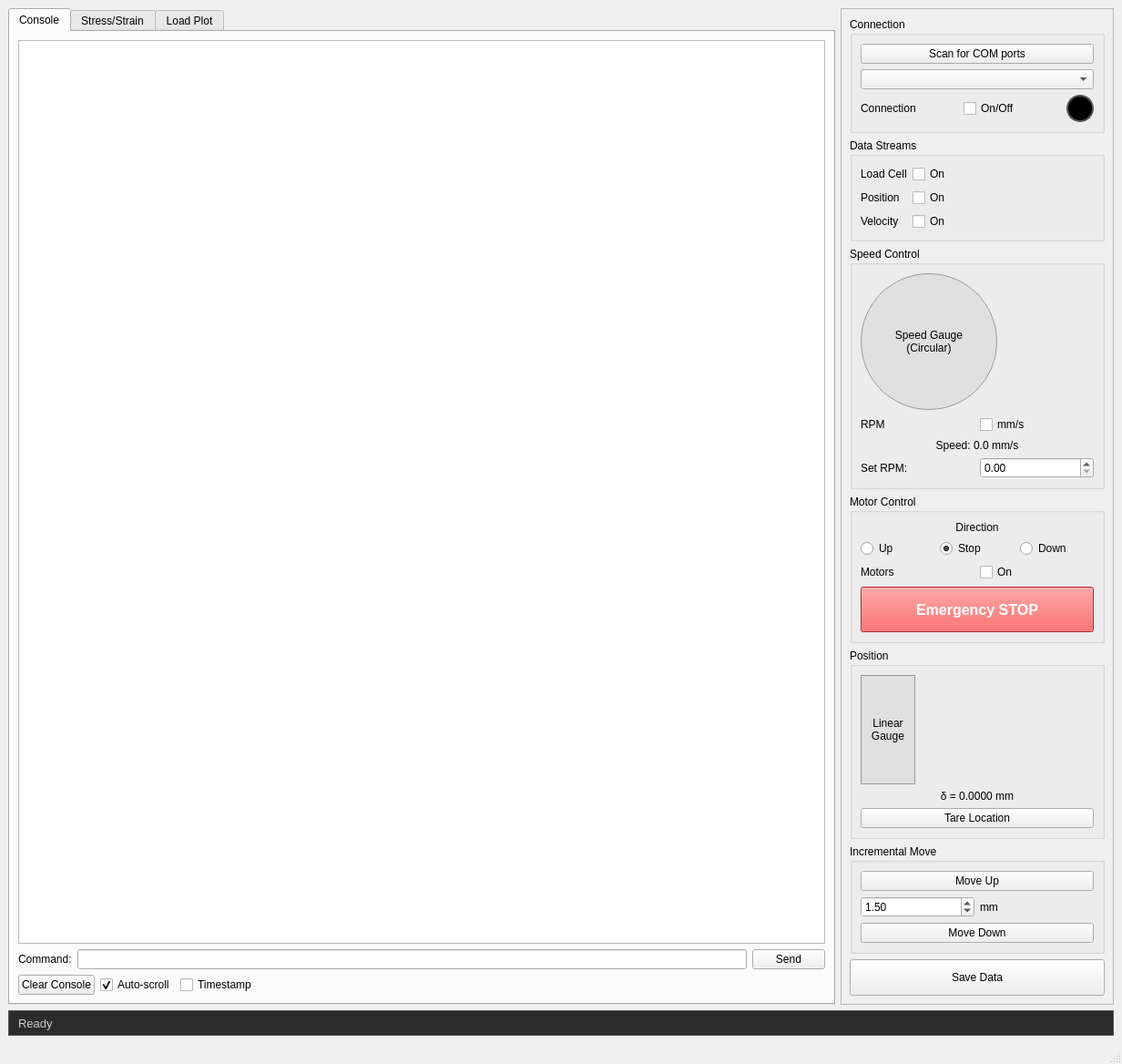
<?xml version="1.0" encoding="UTF-8"?>
<ui version="4.0">
 <class>MainWindow</class>
 <widget class="QMainWindow" name="MainWindow">
  <property name="geometry">
   <rect>
    <x>0</x>
    <y>0</y>
    <width>1232</width>
    <height>1098</height>
   </rect>
  </property>
  <property name="windowTitle">
   <string>UTM Control - Universal Testing Machine</string>
  </property>
  <widget class="QWidget" name="centralwidget">
   <layout class="QVBoxLayout" name="verticalLayout_main">
    <item>
     <layout class="QHBoxLayout" name="horizontalLayout_main">
      <item>
       <widget class="QTabWidget" name="tabWidget">
      <property name="currentIndex">
       <number>0</number>
      </property>
      <widget class="QWidget" name="consoleTab">
       <attribute name="title">
        <string>Console</string>
       </attribute>
       <layout class="QVBoxLayout" name="verticalLayout">
        <item>
         <widget class="QTextEdit" name="consoleTextEdit">
          <property name="font">
           <font>
            <family>Consolas</family>
           </font>
          </property>
          <property name="readOnly">
           <bool>true</bool>
          </property>
         </widget>
        </item>
        <item>
         <layout class="QHBoxLayout" name="horizontalLayout">
          <item>
           <widget class="QLabel" name="label">
            <property name="text">
             <string>Command:</string>
            </property>
           </widget>
          </item>
          <item>
           <widget class="QLineEdit" name="commandLineEdit"/>
          </item>
          <item>
           <widget class="QPushButton" name="sendButton">
            <property name="text">
             <string>Send</string>
            </property>
           </widget>
          </item>
         </layout>
        </item>
        <item>
         <layout class="QHBoxLayout" name="horizontalLayout_2">
          <item>
           <widget class="QPushButton" name="clearConsoleButton">
            <property name="text">
             <string>Clear Console</string>
            </property>
           </widget>
          </item>
          <item>
           <widget class="QCheckBox" name="autoScrollCheckBox">
            <property name="text">
             <string>Auto-scroll</string>
            </property>
            <property name="checked">
             <bool>true</bool>
            </property>
           </widget>
          </item>
          <item>
           <widget class="QCheckBox" name="timestampCheckBox">
            <property name="text">
             <string>Timestamp</string>
            </property>
           </widget>
          </item>
          <item>
           <spacer name="horizontalSpacer">
            <property name="orientation">
             <enum>Qt::Horizontal</enum>
            </property>
            <property name="sizeHint" stdset="0">
             <size>
              <width>40</width>
              <height>20</height>
             </size>
            </property>
           </spacer>
          </item>
         </layout>
        </item>
       </layout>
      </widget>
      <widget class="QWidget" name="stressStrainTab">
       <attribute name="title">
        <string>Stress/Strain</string>
       </attribute>
       <layout class="QVBoxLayout" name="verticalLayout_2">
        <item>
         <widget class="QFrame" name="stressStrainPlotFrame">
          <property name="frameShape">
           <enum>QFrame::StyledPanel</enum>
          </property>
          <property name="frameShadow">
           <enum>QFrame::Raised</enum>
          </property>
          <layout class="QVBoxLayout" name="verticalLayout_3">
           <item>
            <widget class="QLabel" name="stressStrainPlotPlaceholder">
             <property name="styleSheet">
              <string notr="true">QLabel { background-color: #f0f0f0; border: 2px dashed #999; padding: 20px; }</string>
             </property>
             <property name="text">
              <string>Stress-Strain Plot (matplotlib canvas will be embedded here)</string>
             </property>
             <property name="alignment">
              <set>Qt::AlignCenter</set>
             </property>
            </widget>
           </item>
          </layout>
         </widget>
        </item>
        <item>
         <layout class="QHBoxLayout" name="horizontalLayout_3">
          <item>
           <widget class="QGroupBox" name="specimenDimensionsGroup">
            <property name="title">
             <string>Specimen Dimensions</string>
            </property>
            <layout class="QFormLayout" name="formLayout">
             <item row="0" column="0">
              <widget class="QLabel" name="areaLabel">
               <property name="text">
                <string>Cross-sectional Area (mm²):</string>
               </property>
              </widget>
             </item>
             <item row="0" column="1">
              <widget class="QDoubleSpinBox" name="areaSpinBox">
               <property name="maximum">
                <double>10000.000000000000000</double>
               </property>
               <property name="value">
                <double>80.000000000000000</double>
               </property>
              </widget>
             </item>
             <item row="1" column="0">
              <widget class="QLabel" name="gaugeLengthLabel">
               <property name="text">
                <string>Gauge Length L₀ (mm):</string>
               </property>
              </widget>
             </item>
             <item row="1" column="1">
              <widget class="QDoubleSpinBox" name="gaugeLengthSpinBox">
               <property name="maximum">
                <double>1000.000000000000000</double>
               </property>
               <property name="value">
                <double>80.000000000000000</double>
               </property>
              </widget>
             </item>
            </layout>
           </widget>
          </item>
          <item>
           <widget class="QGroupBox" name="plotControlsGroup">
            <property name="title">
             <string>Plot Controls</string>
            </property>
            <layout class="QVBoxLayout" name="verticalLayout_4">
             <item>
              <widget class="QPushButton" name="clearStressStrainButton">
               <property name="text">
                <string>Clear Plot</string>
               </property>
              </widget>
             </item>
             <item>
              <widget class="QCheckBox" name="showMarkersCheckBox">
               <property name="text">
                <string>Show Markers</string>
               </property>
              </widget>
             </item>
             <item>
              <widget class="QCheckBox" name="autoScaleCheckBox">
               <property name="text">
                <string>Auto Scale</string>
               </property>
               <property name="checked">
                <bool>true</bool>
               </property>
              </widget>
             </item>
            </layout>
           </widget>
          </item>
          <item>
           <spacer name="horizontalSpacer_2">
            <property name="orientation">
             <enum>Qt::Horizontal</enum>
            </property>
            <property name="sizeHint" stdset="0">
             <size>
              <width>40</width>
              <height>20</height>
             </size>
            </property>
           </spacer>
          </item>
         </layout>
        </item>
       </layout>
      </widget>
      <widget class="QWidget" name="loadPlotTab">
       <attribute name="title">
        <string>Load Plot</string>
       </attribute>
       <layout class="QVBoxLayout" name="verticalLayout_5">
        <item>
         <widget class="QFrame" name="loadPlotFrame">
          <property name="frameShape">
           <enum>QFrame::StyledPanel</enum>
          </property>
          <property name="frameShadow">
           <enum>QFrame::Raised</enum>
          </property>
          <layout class="QVBoxLayout" name="verticalLayout_6">
           <item>
            <widget class="QLabel" name="loadPlotPlaceholder">
             <property name="styleSheet">
              <string notr="true">QLabel { background-color: #f0f0f0; border: 2px dashed #999; padding: 20px; }</string>
             </property>
             <property name="text">
              <string>Load vs Time Plot (matplotlib canvas will be embedded here)</string>
             </property>
             <property name="alignment">
              <set>Qt::AlignCenter</set>
             </property>
            </widget>
           </item>
          </layout>
         </widget>
        </item>
        <item>
         <layout class="QHBoxLayout" name="horizontalLayout_4">
          <item>
           <widget class="QGroupBox" name="loadDataGroup">
            <property name="title">
             <string>Load Data</string>
            </property>
            <layout class="QFormLayout" name="formLayout_2">
             <item row="0" column="0">
              <widget class="QLabel" name="currentLoadLabel">
               <property name="text">
                <string>Current Load (N):</string>
               </property>
              </widget>
             </item>
             <item row="0" column="1">
              <widget class="QLabel" name="currentLoadValue">
               <property name="font">
                <font>
                 <pointsize>12</pointsize>
                 <weight>75</weight>
                 <bold>true</bold>
                </font>
               </property>
               <property name="text">
                <string>0.00</string>
               </property>
              </widget>
             </item>
             <item row="1" column="0">
              <widget class="QLabel" name="maxLoadLabel">
               <property name="text">
                <string>Max Load (N):</string>
               </property>
              </widget>
             </item>
             <item row="1" column="1">
              <widget class="QLabel" name="maxLoadValue">
               <property name="font">
                <font>
                 <pointsize>10</pointsize>
                </font>
               </property>
               <property name="text">
                <string>0.00</string>
               </property>
              </widget>
             </item>
            </layout>
           </widget>
          </item>
          <item>
           <widget class="QGroupBox" name="loadPlotControlsGroup">
            <property name="title">
             <string>Plot Controls</string>
            </property>
            <layout class="QVBoxLayout" name="verticalLayout_7">
             <item>
              <widget class="QPushButton" name="clearLoadPlotButton">
               <property name="text">
                <string>Clear Plot</string>
               </property>
              </widget>
             </item>
             <item>
              <widget class="QPushButton" name="tareButton">
               <property name="text">
                <string>Tare (Zero)</string>
               </property>
              </widget>
             </item>
             <item>
              <widget class="QCheckBox" name="loadAutoScaleCheckBox">
               <property name="text">
                <string>Auto Scale</string>
               </property>
               <property name="checked">
                <bool>true</bool>
               </property>
              </widget>
             </item>
            </layout>
           </widget>
          </item>
          <item>
           <spacer name="horizontalSpacer_3">
            <property name="orientation">
             <enum>Qt::Horizontal</enum>
            </property>
            <property name="sizeHint" stdset="0">
             <size>
              <width>40</width>
              <height>20</height>
             </size>
            </property>
           </spacer>
          </item>
         </layout>
        </item>
       </layout>
      </widget>
     </widget>
    </item>
    <item>
     <widget class="QFrame" name="controlPanelFrame">
      <property name="minimumSize">
       <size>
        <width>300</width>
        <height>0</height>
       </size>
      </property>
      <property name="maximumSize">
       <size>
        <width>350</width>
        <height>16777215</height>
       </size>
      </property>
      <property name="frameShape">
       <enum>QFrame::StyledPanel</enum>
      </property>
      <property name="frameShadow">
       <enum>QFrame::Raised</enum>
      </property>
      <layout class="QVBoxLayout" name="verticalLayout_controlPanel">
       <item>
        <widget class="QGroupBox" name="connectionGroup">
         <property name="title">
          <string>Connection</string>
         </property>
         <layout class="QVBoxLayout" name="verticalLayout_connection">
          <item>
           <layout class="QHBoxLayout" name="horizontalLayout_comScan">
            <item>
             <widget class="QPushButton" name="scanPortsButton">
              <property name="text">
               <string>Scan for COM ports</string>
              </property>
             </widget>
            </item>
           </layout>
          </item>
          <item>
           <widget class="QComboBox" name="comPortComboBox">
            <property name="placeholderText" stdset="0">
             <string>Available COM ports</string>
            </property>
           </widget>
          </item>
          <item>
           <layout class="QHBoxLayout" name="horizontalLayout_connection">
            <item>
             <widget class="QLabel" name="connectionLabel">
              <property name="text">
               <string>Connection</string>
              </property>
             </widget>
            </item>
            <item>
             <widget class="QCheckBox" name="connectionCheckBox">
              <property name="text">
               <string>On/Off</string>
              </property>
             </widget>
            </item>
            <item>
             <widget class="QLabel" name="statusLamp">
              <property name="minimumSize">
               <size>
                <width>30</width>
                <height>30</height>
               </size>
              </property>
              <property name="maximumSize">
               <size>
                <width>30</width>
                <height>30</height>
               </size>
              </property>
              <property name="styleSheet">
               <string notr="true">QLabel { background-color: black; border-radius: 15px; border: 2px solid #555; }</string>
              </property>
              <property name="text">
               <string/>
              </property>
             </widget>
            </item>
           </layout>
          </item>
         </layout>
        </widget>
       </item>
       <item>
        <widget class="QGroupBox" name="dataStreamsGroup">
         <property name="title">
          <string>Data Streams</string>
         </property>
         <layout class="QFormLayout" name="formLayout_dataStreams">
          <item row="0" column="0">
           <widget class="QLabel" name="loadCellLabel">
            <property name="text">
             <string>Load Cell</string>
            </property>
           </widget>
          </item>
          <item row="0" column="1">
           <widget class="QCheckBox" name="loadCellCheckBox">
            <property name="text">
             <string>On</string>
            </property>
           </widget>
          </item>
          <item row="1" column="0">
           <widget class="QLabel" name="positionLabel">
            <property name="text">
             <string>Position</string>
            </property>
           </widget>
          </item>
          <item row="1" column="1">
           <widget class="QCheckBox" name="positionCheckBox">
            <property name="text">
             <string>On</string>
            </property>
           </widget>
          </item>
          <item row="2" column="0">
           <widget class="QLabel" name="velocityLabel">
            <property name="text">
             <string>Velocity</string>
            </property>
           </widget>
          </item>
          <item row="2" column="1">
           <widget class="QCheckBox" name="velocityCheckBox">
            <property name="text">
             <string>On</string>
            </property>
           </widget>
          </item>
         </layout>
        </widget>
       </item>
       <item>
        <widget class="QGroupBox" name="speedControlGroup">
         <property name="title">
          <string>Speed Control</string>
         </property>
         <layout class="QVBoxLayout" name="verticalLayout_speed">
          <item>
           <widget class="QLabel" name="speedGaugePlaceholder">
            <property name="minimumSize">
             <size>
              <width>150</width>
              <height>150</height>
             </size>
            </property>
            <property name="maximumSize">
             <size>
              <width>150</width>
              <height>150</height>
             </size>
            </property>
            <property name="styleSheet">
             <string notr="true">QLabel { background-color: #e0e0e0; border: 1px solid #999; border-radius: 75px; }</string>
            </property>
            <property name="text">
             <string>Speed Gauge
(Circular)</string>
            </property>
            <property name="alignment">
             <set>Qt::AlignCenter</set>
            </property>
           </widget>
          </item>
          <item>
           <layout class="QHBoxLayout" name="horizontalLayout_speedUnit">
            <item>
             <widget class="QLabel" name="label_2">
              <property name="text">
               <string>RPM</string>
              </property>
             </widget>
            </item>
            <item>
             <widget class="QCheckBox" name="speedUnitCheckBox">
              <property name="text">
               <string>mm/s</string>
              </property>
             </widget>
            </item>
           </layout>
          </item>
          <item>
           <widget class="QLabel" name="speedDisplayLabel">
            <property name="text">
             <string>Speed: 0.0 mm/s</string>
            </property>
            <property name="alignment">
             <set>Qt::AlignCenter</set>
            </property>
           </widget>
          </item>
          <item>
           <layout class="QHBoxLayout" name="horizontalLayout_setSpeed">
            <item>
             <widget class="QLabel" name="label_3">
              <property name="text">
               <string>Set RPM:</string>
              </property>
             </widget>
            </item>
            <item>
             <widget class="QDoubleSpinBox" name="setSpeedSpinBox">
              <property name="maximum">
               <double>240.000000000000000</double>
              </property>
             </widget>
            </item>
           </layout>
          </item>
         </layout>
        </widget>
       </item>
       <item>
        <widget class="QGroupBox" name="motorControlGroup">
         <property name="title">
          <string>Motor Control</string>
         </property>
         <layout class="QVBoxLayout" name="verticalLayout_motorControl">
          <item>
           <widget class="QLabel" name="label_4">
            <property name="text">
             <string>Direction</string>
            </property>
            <property name="alignment">
             <set>Qt::AlignCenter</set>
            </property>
           </widget>
          </item>
          <item>
           <layout class="QHBoxLayout" name="horizontalLayout_direction">
            <item>
             <widget class="QRadioButton" name="upRadioButton">
              <property name="text">
               <string>Up</string>
              </property>
             </widget>
            </item>
            <item>
             <widget class="QRadioButton" name="stopRadioButton">
              <property name="text">
               <string>Stop</string>
              </property>
              <property name="checked">
               <bool>true</bool>
              </property>
             </widget>
            </item>
            <item>
             <widget class="QRadioButton" name="downRadioButton">
              <property name="text">
               <string>Down</string>
              </property>
             </widget>
            </item>
           </layout>
          </item>
          <item>
           <layout class="QHBoxLayout" name="horizontalLayout_motorsEnable">
            <item>
             <widget class="QLabel" name="label_5">
              <property name="text">
               <string>Motors</string>
              </property>
             </widget>
            </item>
            <item>
             <widget class="QCheckBox" name="motorsCheckBox">
              <property name="styleSheet">
               <string notr="true"/>
              </property>
              <property name="text">
               <string>On</string>
              </property>
             </widget>
            </item>
           </layout>
          </item>
          <item>
           <widget class="QPushButton" name="emergencyStopButton">
            <property name="minimumSize">
             <size>
              <width>0</width>
              <height>50</height>
             </size>
            </property>
            <property name="styleSheet">
             <string notr="true">QPushButton { background-color: #ff3333; color: white; font-weight: bold; font-size: 16px; }
QPushButton:hover { background-color: #cc0000; }
QPushButton:pressed { background-color: #990000; }</string>
            </property>
            <property name="text">
             <string>Emergency STOP</string>
            </property>
           </widget>
          </item>
         </layout>
        </widget>
       </item>
       <item>
        <widget class="QGroupBox" name="positionGroup">
         <property name="title">
          <string>Position</string>
         </property>
         <layout class="QVBoxLayout" name="verticalLayout_position">
          <item>
           <widget class="QLabel" name="positionGaugePlaceholder">
            <property name="minimumSize">
             <size>
              <width>60</width>
              <height>120</height>
             </size>
            </property>
            <property name="maximumSize">
             <size>
              <width>60</width>
              <height>120</height>
             </size>
            </property>
            <property name="styleSheet">
             <string notr="true">QLabel { background-color: #e0e0e0; border: 1px solid #999; }</string>
            </property>
            <property name="text">
             <string>Linear
Gauge</string>
            </property>
            <property name="alignment">
             <set>Qt::AlignCenter</set>
            </property>
           </widget>
          </item>
          <item>
           <widget class="QLabel" name="displacementLabel">
            <property name="text">
             <string>δ = 0.0000 mm</string>
            </property>
            <property name="alignment">
             <set>Qt::AlignCenter</set>
            </property>
           </widget>
          </item>
          <item>
           <widget class="QPushButton" name="tareLocationButton">
            <property name="text">
             <string>Tare Location</string>
            </property>
           </widget>
          </item>
         </layout>
        </widget>
       </item>
       <item>
        <widget class="QGroupBox" name="incrementalMoveGroup">
         <property name="title">
          <string>Incremental Move</string>
         </property>
         <layout class="QVBoxLayout" name="verticalLayout_incrementalMove">
          <item>
           <widget class="QPushButton" name="moveUpButton">
            <property name="text">
             <string>Move Up</string>
            </property>
           </widget>
          </item>
          <item>
           <layout class="QHBoxLayout" name="horizontalLayout_moveDistance">
            <item>
             <widget class="QDoubleSpinBox" name="moveDistanceSpinBox">
              <property name="decimals">
               <number>2</number>
              </property>
              <property name="maximum">
               <double>100.000000000000000</double>
              </property>
              <property name="value">
               <double>1.500000000000000</double>
              </property>
             </widget>
            </item>
            <item>
             <widget class="QLabel" name="label_6">
              <property name="text">
               <string>mm</string>
              </property>
             </widget>
            </item>
           </layout>
          </item>
          <item>
           <widget class="QPushButton" name="moveDownButton">
            <property name="text">
             <string>Move Down</string>
            </property>
           </widget>
          </item>
         </layout>
        </widget>
       </item>
       <item>
        <spacer name="verticalSpacer">
         <property name="orientation">
          <enum>Qt::Vertical</enum>
         </property>
         <property name="sizeHint" stdset="0">
          <size>
           <width>20</width>
           <height>40</height>
          </size>
         </property>
        </spacer>
       </item>
       <item>
        <widget class="QPushButton" name="saveDataButton">
         <property name="minimumSize">
          <size>
           <width>0</width>
           <height>40</height>
          </size>
         </property>
         <property name="text">
          <string>Save Data</string>
         </property>
        </widget>
       </item>
      </layout>
     </widget>
    </item>
   </layout>
  </item>
  <item>
   <widget class="QLineEdit" name="statusLineEdit">
    <property name="minimumSize">
     <size>
      <width>0</width>
      <height>28</height>
     </size>
    </property>
    <property name="maximumSize">
     <size>
      <width>16777215</width>
      <height>28</height>
     </size>
    </property>
    <property name="font">
     <font>
      <family>Segoe UI</family>
      <pointsize>10</pointsize>
     </font>
    </property>
    <property name="styleSheet">
     <string notr="true">QLineEdit { background-color: #2b2b2b; color: #cccccc; border: 1px solid #555; padding-left: 8px; }</string>
    </property>
    <property name="text">
     <string>Ready</string>
    </property>
    <property name="readOnly">
     <bool>true</bool>
    </property>
   </widget>
  </item>
 </layout>
</widget>
  <widget class="QMenuBar" name="menubar">
   <property name="geometry">
    <rect>
     <x>0</x>
     <y>0</y>
     <width>1232</width>
     <height>21</height>
    </rect>
   </property>
  </widget>
  <widget class="QStatusBar" name="statusbar"/>
 </widget>
 <customwidgets/>
 <resources/>
 <connections/>
</ui>
